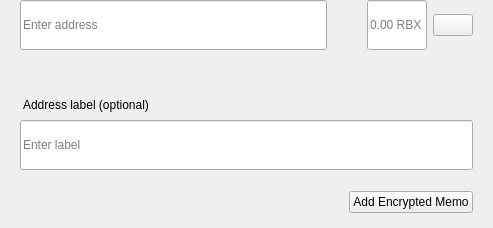
<?xml version="1.0" encoding="UTF-8"?>
<ui version="4.0">
 <class>SendMultiRow</class>
 <widget class="QWidget" name="SendMultiRow">
  <property name="geometry">
   <rect>
    <x>0</x>
    <y>0</y>
    <width>493</width>
    <height>228</height>
   </rect>
  </property>
  <property name="minimumSize">
   <size>
    <width>0</width>
    <height>0</height>
   </size>
  </property>
  <property name="maximumSize">
   <size>
    <width>16777215</width>
    <height>16777215</height>
   </size>
  </property>
  <property name="windowTitle">
   <string>Form</string>
  </property>
  <layout class="QVBoxLayout" name="verticalLayout_3">
   <property name="spacing">
    <number>0</number>
   </property>
   <property name="leftMargin">
    <number>0</number>
   </property>
   <property name="topMargin">
    <number>0</number>
   </property>
   <property name="rightMargin">
    <number>20</number>
   </property>
   <property name="bottomMargin">
    <number>5</number>
   </property>
   <item alignment="Qt::AlignTop">
    <widget class="QWidget" name="widget" native="true">
     <property name="sizePolicy">
      <sizepolicy hsizetype="Expanding" vsizetype="Maximum">
       <horstretch>0</horstretch>
       <verstretch>0</verstretch>
      </sizepolicy>
     </property>
     <property name="minimumSize">
      <size>
       <width>0</width>
       <height>60</height>
      </size>
     </property>
     <property name="maximumSize">
      <size>
       <width>16777215</width>
       <height>85</height>
      </size>
     </property>
     <layout class="QHBoxLayout" name="horizontalLayout" stretch="6,0,2">
      <property name="spacing">
       <number>0</number>
      </property>
      <property name="leftMargin">
       <number>8</number>
      </property>
      <property name="topMargin">
       <number>0</number>
      </property>
      <property name="rightMargin">
       <number>0</number>
      </property>
      <property name="bottomMargin">
       <number>0</number>
      </property>
      <item alignment="Qt::AlignTop">
       <widget class="QStackedWidget" name="stackedAddress">
        <property name="minimumSize">
         <size>
          <width>0</width>
          <height>50</height>
         </size>
        </property>
        <property name="maximumSize">
         <size>
          <width>16777215</width>
          <height>50</height>
         </size>
        </property>
        <widget class="QWidget" name="page_4">
         <property name="sizePolicy">
          <sizepolicy hsizetype="Expanding" vsizetype="Preferred">
           <horstretch>0</horstretch>
           <verstretch>0</verstretch>
          </sizepolicy>
         </property>
         <property name="minimumSize">
          <size>
           <width>0</width>
           <height>50</height>
          </size>
         </property>
         <property name="maximumSize">
          <size>
           <width>16777215</width>
           <height>55</height>
          </size>
         </property>
         <layout class="QVBoxLayout" name="verticalLayout_7">
          <property name="spacing">
           <number>0</number>
          </property>
          <property name="leftMargin">
           <number>12</number>
          </property>
          <property name="topMargin">
           <number>0</number>
          </property>
          <property name="rightMargin">
           <number>0</number>
          </property>
          <property name="bottomMargin">
           <number>0</number>
          </property>
          <item>
           <widget class="QLineEdit" name="lineEditAddress">
            <property name="minimumSize">
             <size>
              <width>0</width>
              <height>50</height>
             </size>
            </property>
            <property name="maximumSize">
             <size>
              <width>16777215</width>
              <height>50</height>
             </size>
            </property>
            <property name="placeholderText">
             <string>Enter address</string>
            </property>
           </widget>
          </item>
         </layout>
        </widget>
        <widget class="QWidget" name="page_3"/>
       </widget>
      </item>
      <item>
       <spacer name="horizontalSpacer_3">
        <property name="orientation">
         <enum>Qt::Horizontal</enum>
        </property>
        <property name="sizeType">
         <enum>QSizePolicy::Fixed</enum>
        </property>
        <property name="sizeHint" stdset="0">
         <size>
          <width>40</width>
          <height>20</height>
         </size>
        </property>
       </spacer>
      </item>
      <item>
       <layout class="QHBoxLayout" name="horizontalLayout_2">
        <property name="spacing">
         <number>6</number>
        </property>
        <item alignment="Qt::AlignTop">
         <widget class="QLineEdit" name="lineEditAmount">
          <property name="sizePolicy">
           <sizepolicy hsizetype="Expanding" vsizetype="Preferred">
            <horstretch>0</horstretch>
            <verstretch>0</verstretch>
           </sizepolicy>
          </property>
          <property name="minimumSize">
           <size>
            <width>0</width>
            <height>50</height>
           </size>
          </property>
          <property name="maximumSize">
           <size>
            <width>16777215</width>
            <height>50</height>
           </size>
          </property>
          <property name="maxLength">
           <number>17</number>
          </property>
          <property name="alignment">
           <set>Qt::AlignLeading|Qt::AlignLeft|Qt::AlignVCenter</set>
          </property>
          <property name="placeholderText">
           <string notr="true">0.00 RBX</string>
          </property>
         </widget>
        </item>
        <item>
         <layout class="QVBoxLayout" name="verticalLayout">
          <property name="topMargin">
           <number>14</number>
          </property>
          <property name="bottomMargin">
           <number>0</number>
          </property>
          <item alignment="Qt::AlignTop">
           <widget class="QPushButton" name="btnMenu">
            <property name="minimumSize">
             <size>
              <width>0</width>
              <height>0</height>
             </size>
            </property>
            <property name="maximumSize">
             <size>
              <width>16777215</width>
              <height>16777215</height>
             </size>
            </property>
            <property name="focusPolicy">
             <enum>Qt::NoFocus</enum>
            </property>
            <property name="text">
             <string/>
            </property>
           </widget>
          </item>
         </layout>
        </item>
       </layout>
      </item>
     </layout>
    </widget>
   </item>
   <item>
    <widget class="QWidget" name="layoutLabel" native="true">
     <property name="minimumSize">
      <size>
       <width>0</width>
       <height>0</height>
      </size>
     </property>
     <property name="maximumSize">
      <size>
       <width>16777215</width>
       <height>16777215</height>
      </size>
     </property>
     <layout class="QVBoxLayout" name="verticalLayout_9">
      <property name="spacing">
       <number>6</number>
      </property>
      <property name="leftMargin">
       <number>20</number>
      </property>
      <property name="topMargin">
       <number>0</number>
      </property>
      <property name="rightMargin">
       <number>0</number>
      </property>
      <property name="bottomMargin">
       <number>10</number>
      </property>
      <item>
       <spacer name="verticalSpacer">
        <property name="orientation">
         <enum>Qt::Vertical</enum>
        </property>
        <property name="sizeType">
         <enum>QSizePolicy::Fixed</enum>
        </property>
        <property name="sizeHint" stdset="0">
         <size>
          <width>20</width>
          <height>20</height>
         </size>
        </property>
       </spacer>
      </item>
      <item>
       <widget class="QLabel" name="labelSubtitleDescription">
        <property name="styleSheet">
         <string notr="true">margin-bottom:2px;
margin-left:0.05px;
padding:0px;</string>
        </property>
        <property name="text">
         <string>Address label (optional)</string>
        </property>
       </widget>
      </item>
      <item>
       <widget class="QLineEdit" name="lineEditDescription">
        <property name="minimumSize">
         <size>
          <width>0</width>
          <height>50</height>
         </size>
        </property>
        <property name="maximumSize">
         <size>
          <width>16777215</width>
          <height>50</height>
         </size>
        </property>
        <property name="placeholderText">
         <string>Enter label</string>
        </property>
       </widget>
      </item>
      <item>
       <spacer name="verticalSpacer_2">
        <property name="orientation">
         <enum>Qt::Vertical</enum>
        </property>
        <property name="sizeType">
         <enum>QSizePolicy::Fixed</enum>
        </property>
        <property name="sizeHint" stdset="0">
         <size>
          <width>20</width>
          <height>15</height>
         </size>
        </property>
       </spacer>
      </item>
      <item>
       <widget class="QWidget" name="containerMemo" native="true">
        <layout class="QHBoxLayout" name="horizontalLayout_5">
         <property name="leftMargin">
          <number>0</number>
         </property>
         <property name="topMargin">
          <number>0</number>
         </property>
         <property name="rightMargin">
          <number>0</number>
         </property>
         <property name="bottomMargin">
          <number>0</number>
         </property>
         <item>
          <spacer name="horizontalSpacer">
           <property name="orientation">
            <enum>Qt::Horizontal</enum>
           </property>
           <property name="sizeHint" stdset="0">
            <size>
             <width>40</width>
             <height>20</height>
            </size>
           </property>
          </spacer>
         </item>
         <item>
          <widget class="QPushButton" name="btnAddMemo">
           <property name="text">
            <string notr="true">Add Encrypted Memo</string>
           </property>
          </widget>
         </item>
        </layout>
       </widget>
      </item>
     </layout>
    </widget>
   </item>
  </layout>
 </widget>
 <resources/>
 <connections/>
</ui>
